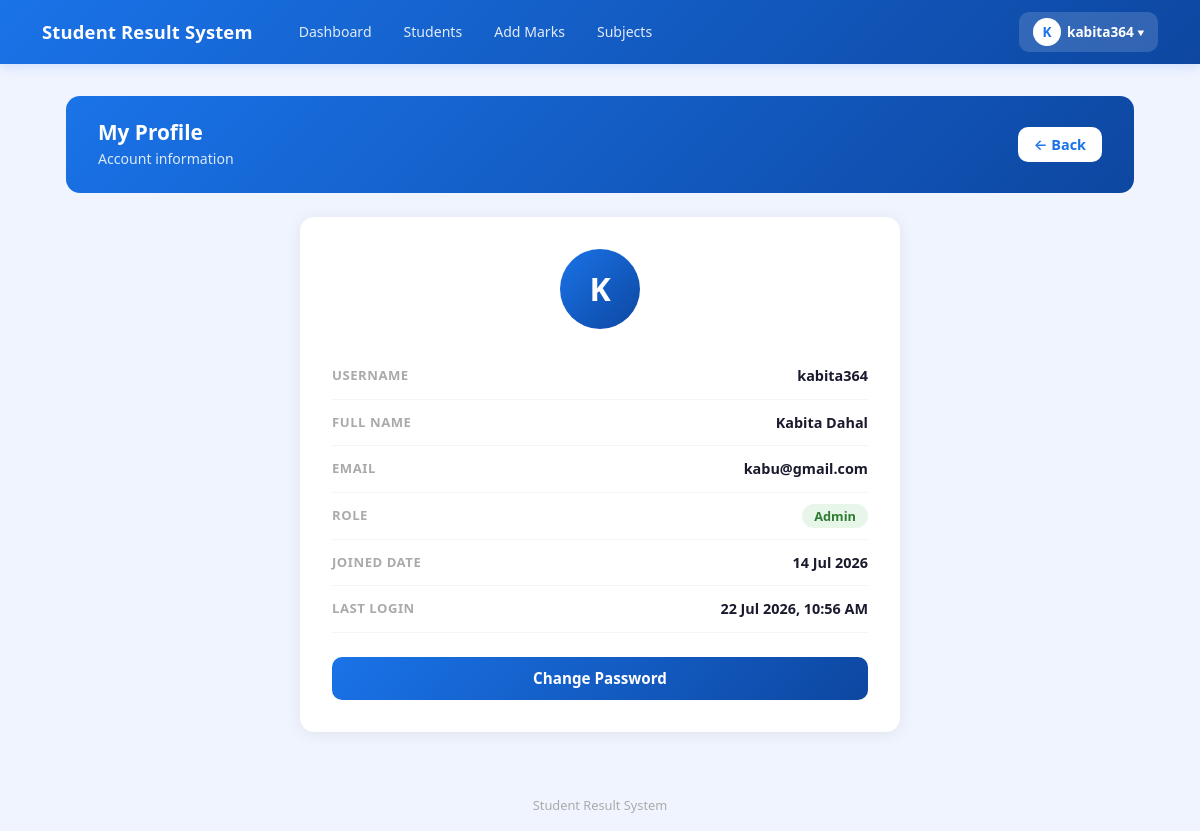
The page /profile/ (signed in) on the database as committed earlier.
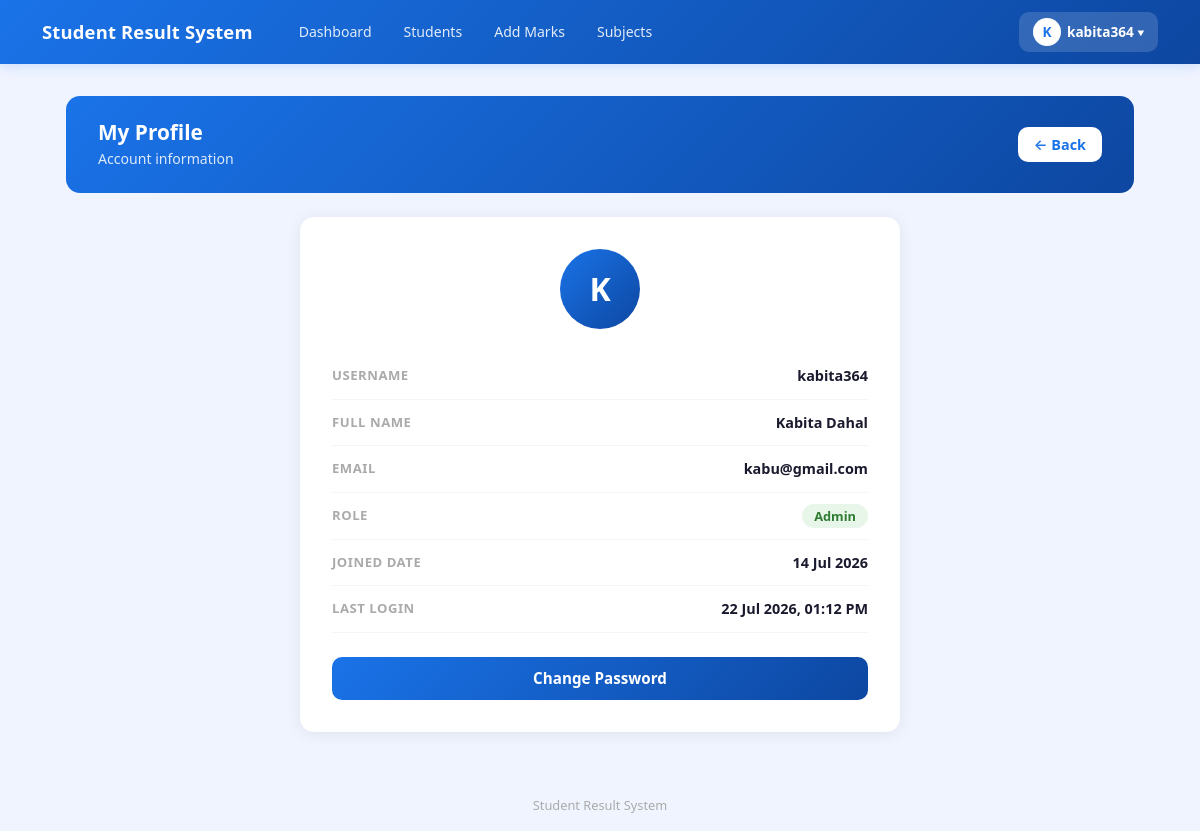
The same page on the database as committed later.
### result/models.py (models this page shows)
class CustomUser(AbstractUser):
    ROLE_CHOICES = (
        ('admin', 'Admin'),
        ('teacher', 'Teacher'),
        ('student', 'Student'),
    )
    role = models.CharField(max_length=10, choices=ROLE_CHOICES, default='student')
    phone = models.CharField(max_length=15, null=True, blank=True)

### result/views.py (the view)
# urls.py: path('profile/', views.profile, name='profile'),
@login_required(login_url='result:admin_login')
def profile(request):
    return render(request, 'result/profile.html', {'user': request.user})

### result/templates/result/profile.html (shortened to what this page needs)
{% extends 'result/base.html' %}
{% block content %}
<div class="page-header">
    <div>
        <h4> My Profile</h4>
        <p>Account information</p>
    </div>
    <a href="{% url 'result:dashboard' %}"
        style="background:white; color:#1a73e8; border-radius:10px; padding:7px 16px; text-decoration:none; font-weight:600; font-size:0.9rem;">←
        Back</a>
</div>
<div class="profile-card">
    <div class="avatar-circle">
        {{ user.username|first|upper }}
    </div>
    <div class="info-row">
        <span class="info-label">Username</span>
        <span class="info-value">{{ user.username }}</span>
    </div>
    <div class="info-row">
        <span class="info-label">Full Name</span>
        <span class="info-value">
            {% if user.get_full_name %}
            {{ user.get_full_name }}
            {% else %}
            <span style="color:#ccc;">Not set</span>
            {% endif %}
        </span>
    </div>
    <div class="info-row">
        <span class="info-label">Email</span>
        <span class="info-value">
            {% if user.email %}
            {{ user.email }}
            {% else %}
            <span style="color:#ccc;">Not set</span>
            {% endif %}
        </span>
    </div>
    <div class="info-row">
        <span class="info-label">Role</span>
        <span class="info-value">
            {% if user.is_superuser %}
            <span class="badge-superuser"> Super Admin</span>
            {% else %}
            <span class="badge-staff">Admin</span>
            {% endif %}
        </span>
    </div>
    <div class="info-row">
        <span class="info-label">Joined Date</span>
        <span class="info-value">{{ user.date_joined|date:"d M Y" }}</span>
    </div>
    <div class="info-row">
        <span class="info-label">Last Login</span>
        <span class="info-value">{{ user.last_login|date:"d M Y, h:i A" }}</span>
    </div>
    <a href="{% url 'result:change_password' %}" class="btn-change-pw">
        Change Password
    </a>
</div>
{% endblock %}

### result/templates/result/base.html (shortened to what this page needs)
<!DOCTYPE html>
<html lang="ne">
<head>
    <link href="https://cdn.jsdelivr.net/npm/bootstrap@5.3.0/dist/css/bootstrap.min.css" rel="stylesheet">
    <link href="https://cdn.jsdelivr.net/npm/bootstrap-icons@1.10.0/font/bootstrap-icons.css" rel="stylesheet">
</head>
<body>
    <nav class="navbar navbar-expand-lg">
        <div class="container">
         <a class="navbar-brand text-white" href="{% url 'result:dashboard' %}">
    Student Result System
</a>
            {% if user.is_authenticated %}
            <div class="collapse navbar-collapse" id="navMenu">
                <div class="d-flex gap-1 ms-3 flex-wrap align-items-center">
                    <a href="{% url 'result:dashboard' %}" class="nav-link-btn">Dashboard</a>
                    <a href="{% url 'result:student_list' %}" class="nav-link-btn">Students</a>
                    <a href="{% url 'result:add_marks' %}" class="nav-link-btn">Add Marks</a>
                    <a href="{% url 'result:subject_list' %}" class="nav-link-btn">Subjects</a>
                </div>
                <div class="ms-auto mt-2 mt-lg-0 profile-dropdown">
                    <button class="profile-btn" onclick="toggleDropdown()">
                        <div class="profile-avatar">
                            {{ request.user.username|first|upper }}
                        </div>
                        {{ request.user.username }}
                        ▾
                    </button>
                </div>
            </div>
            {% endif %}
        </div>
    </nav>
    <div class="main-container">
        {% block content %}{% endblock %}
    </div>
    <div class="site-footer">
        Student Result System
    </div>
</body>
</html>

Rows that differ between the two databases and show on the page:
changed CustomUser "kabita364": last_login "22 Jul 2026, 10:56 AM" → "22 Jul 2026, 01:12 PM"
